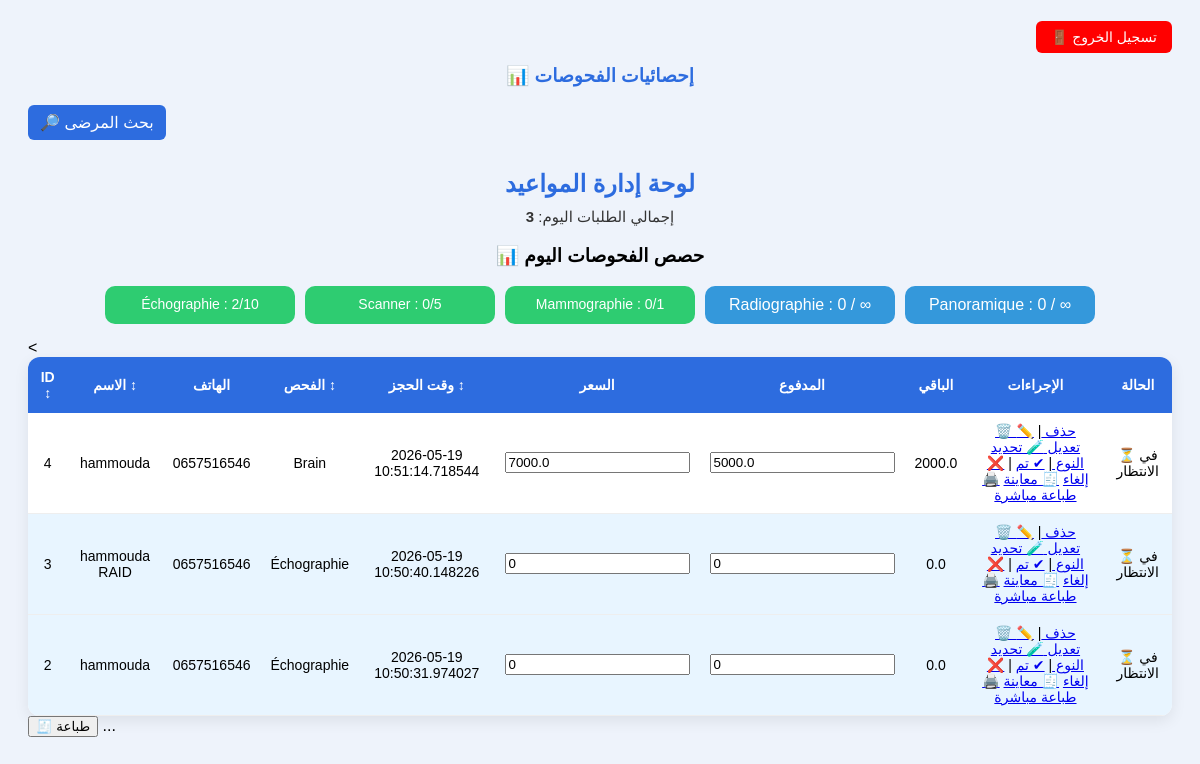
The page /admin-dashboard (signed in) on the database its author committed.
### tables this page shows
CREATE TABLE bookings (
        id INTEGER PRIMARY KEY AUTOINCREMENT,
        fullname TEXT,
        phone TEXT,
        exam TEXT,
        created_at TEXT,
        price REAL DEFAULT 0,
        paid REAL DEFAULT 0,
        remaining REAL DEFAULT 0
    , status TEXT DEFAULT 'pending');

### app.py (the view)
@app.route("/admin-dashboard")
def admin_dashboard():
    if not session.get("admin"):
        return redirect("/admin-login")
    conn = sqlite3.connect(DB)
    cur = conn.cursor()
    today = datetime.now().date().isoformat()
    cur.execute("""
        SELECT * FROM bookings
        WHERE date(created_at)=?
        ORDER BY created_at DESC
    """, (today,))
    bookings = cur.fetchall()
    cur.execute("""
        SELECT exam, COUNT(*)
        FROM bookings
        WHERE date(created_at)=?
        GROUP BY exam
    """, (today,))
    stats = cur.fetchall()
    conn.close()
    usage = get_exam_usage()
    return render_template("admin.html", bookings=bookings, usage=usage)

### app.py (called while the page is built)
def get_exam_usage():
    conn = sqlite3.connect(DB)
    cur = conn.cursor()
    today = datetime.now().date().isoformat()
    cur.execute("""
        SELECT exam, COUNT(*)
        FROM bookings
        WHERE date(created_at)=?
        GROUP BY exam
    """, (today,))
    data = dict(cur.fetchall())
    conn.close()
    return data

### templates/admin.html (shortened to what this page needs)
<!DOCTYPE html>
<html lang="ar">
<head>
</head>
<body>
    <div style="text-align:right; margin-bottom:10px;">
    <a href="/logout" style="
        padding:8px 15px;
        background:red;
        color:white;
        text-decoration:none;
        border-radius:6px;
        font-size:14px;
    ">
        🚪 تسجيل الخروج
    </a>
</div>
<h3 style="text-align:center; color:#2d6cdf;">📊 إحصائيات الفحوصات</h3>
<a href="/search" style="
    display:inline-block;
    padding:8px 12px;
    background:#2d6cdf;
    color:white;
    border-radius:6px;
    text-decoration:none;
    margin-bottom:10px;
">
🔎 بحث المرضى
</a>
<h2>لوحة إدارة المواعيد</h2>
<div class="box">
    إجمالي الطلبات اليوم: <b>{{ bookings|length }}</b>
</div>
<h3 style="text-align:center;">📊 حصص الفحوصات اليوم</h3>
<div style="display:flex; flex-wrap:wrap; gap:10px; justify-content:center; margin-bottom:15px;">
    {% for exam, limit in {
        'Échographie': 10,
        'Scanner': 5,
        'Mammographie': 1,
        'Radiographie': None,
        'Panoramique': None
    }.items() %}
        {% set used = usage.get(exam, 0) %}
        {% if limit %}
            {% set percent = (used / limit) * 100 %}
            <div style="
                padding:10px 15px;
                border-radius:10px;
                color:white;
                font-size:14px;
                min-width:160px;
                text-align:center;
                background:
                    {% if used >= limit %}#e74c3c
                    {% elif percent > 70 %}#f39c12
                    {% else %}#2ecc71
                    {% endif %};
            ">
                {{ exam }} : {{ used }}/{{ limit }}
            </div>
        {% else %}
            <div style="
                padding:10px 15px;
                border-radius:10px;
                background:#3498db;
                color:white;
                min-width:160px;
                text-align:center;
            ">
                {{ exam }} : {{ used }} / ∞
            </div>
        {% endif %}
    {% endfor %}
</div>
<<table>
    <tr>
        <th onclick="sortTable(0)">ID ↕</th>
        <th onclick="sortTable(1)">الاسم ↕</th>
        <th>الهاتف</th>
        <th onclick="sortTable(3)">الفحص ↕</th>
        <th onclick="sortTable(4)">وقت الحجز ↕</th>
        <th>السعر</th>
        <th>المدفوع</th>
        <th>الباقي</th>
        <th>الإجراءات</th>
        <th>الحالة</th>
    </tr>
    {% for b in bookings %}
        {% set exam = b[3] %}
        <tr
        class="
            {% if 'Échographie' in exam %}echo{% endif %}
        ">
            <td>{{ b[0] }}</td>
            <td>{{ b[1] }}</td>
            <td>{{ b[2] }}</td>
            <td>{{ b[3] }}</td>
            <td>{{ b[4] }}</td>
            <td>
                <input type="number"
                       value="{{ b[5] or 0 }}"
                       oninput="calc(this, {{ b[0] }})"
                       id="price-{{ b[0] }}">
            </td>
            <td>
                <input type="number"
                       value="{{ b[6] or 0 }}"
                       oninput="calc(this, {{ b[0] }})"
                       id="paid-{{ b[0] }}">
            </td>
            <td id="remain-{{ b[0] }}">
                {{ b[7] }}
            </td>
            <td>
                <a href="/delete/{{ b[0] }}" onclick="return confirm('هل أنت متأكد من الحذف؟')">
                    🗑️ حذف
                </a>
                |
                <a href="/edit/{{ b[0] }}">
                    ✏️ تعديل
                </a>
                <a href="/set-exam/{{ b[0] }}">
                    🧪 تحديد النوع
                </a>
                |
                <a href="/status/{{ b[0] }}/done">✔ تم</a>
                |
                <a href="/status/{{ b[0] }}/cancel">❌ إلغاء</a>
                <a href="/print/{{ b[0] }}" target="_blank">🧾 معاينة</a>
                <a href="/print-direct/{{ b[0] }}">🖨️ طباعة مباشرة</a>
            </td>
            <td>
                {% if b[8] == 'pending' %}
                    ⏳ في الانتظار
                {% elif b[8] == 'done' %}
                    ✔ تم الفحص
                {% else %}
                    ❌ ملغي
                {% endif %}
            </td>
        </tr>
    {% endfor %}
</table>
<button onclick="window.print()">🧾 طباعة</button>
...
</body>
</html>

### templates/admin.html (style rules this page uses)
body { font-family: Arial; background: #eef3fb; padding: 20px; }
h2 { text-align: center; color: #2d6cdf; margin-bottom: 10px; }
.box { text-align: center; margin-bottom: 15px; font-size: 15px; color: #333; }
table { width: 100%; border-collapse: collapse; background: white; border-radius: 12px; overflow: hidden; box-shadow: 0 5px 15px rgba(0,0,0,0.08); }
th { background: #2d6cdf; color: white; padding: 12px; font-size: 14px; }
td { padding: 10px; text-align: center; border-bottom: 1px solid #eee; font-size: 14px; }
.echo { background: #e8f5ff; }

### rows shown on the page
bookings: id "4", fullname "hammouda", phone "0657516546", exam "Brain", created_at "2026-05-19 10:51:14.718544", price "7000.0", paid "5000.0", remaining "2000.0", status "⏳ في الانتظار"
bookings: id "3", fullname "hammouda RAID", phone "0657516546", exam "Échographie", created_at "2026-05-19 10:50:40.148226", price "0", paid "0", remaining "0.0", status "⏳ في الانتظار"
bookings: id "2", fullname "hammouda", phone "0657516546", exam "Échographie", created_at "2026-05-19 10:50:31.974027", price "0", paid "0", remaining "0.0", status "⏳ في الانتظار"

### other values the page prints
{{ bookings|length }} "3"
{{ exam }} "Échographie" "Scanner" "Mammographie"
{{ used }} "2" "0" "0"
{{ limit }} "10" "5" "1"
{{ exam }} "Radiographie" "Panoramique"
{{ used }} "0" "0"
